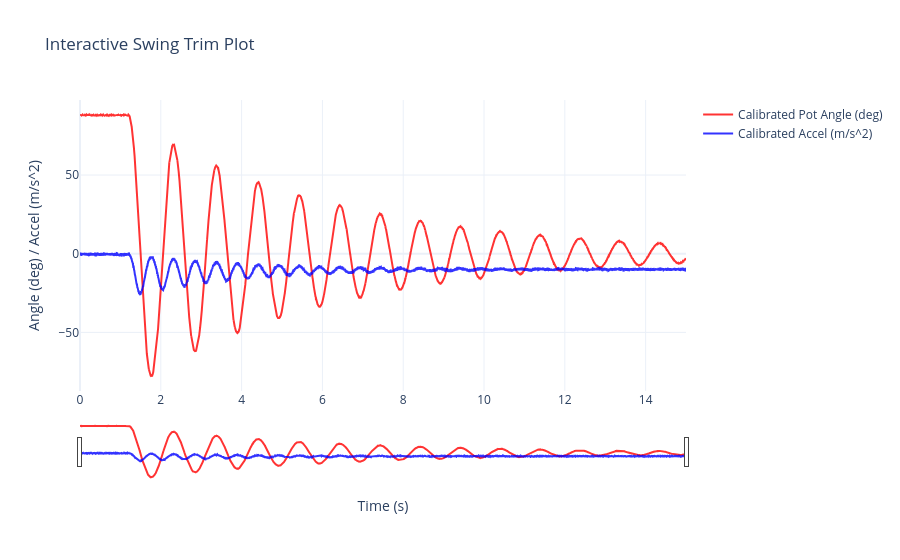

The notebook cell this image was saved under:
### Markdown cell above
## Part 6 — Post-processing

Load both calibrations, trim to release with the deviation-from-hold
detector, differentiate with `np.gradient`, remove gravity, compare.

### Code cell
# Pot calibration from Lab 02 (synthetic copy shipped in ../Data/ for TAs)
pot_coeffs = np.loadtxt('../Data/calibration_coeffs.csv',
                        delimiter=',', comments='#')
acc_coeffs = np.loadtxt('../Data/accel_calibration_coeffs.csv',
                        delimiter=',', comments='#')

swing = pd.read_csv('../Data/FirstName_LastName_Lab03_Swing.csv', skiprows=6)
t_raw = swing.iloc[:, 0].values
v_pot = swing.iloc[:, 1].values
v_acc = swing.iloc[:, 2].values

angle_deg = np.polyval(pot_coeffs, v_pot)
accel_ms2 = np.polyval(acc_coeffs, v_acc)

# Interactive trim plot (manual, 'Trimming your data'): hover for index
import plotly.graph_objects as go

fig = go.Figure()
fig.add_trace(go.Scatter(
    x=t_raw, y=angle_deg, mode='lines',
    name='Calibrated Pot Angle (deg)', line=dict(color='red'), opacity=0.8,
    customdata=list(range(len(t_raw))),
    hovertemplate='idx=%{customdata}<br>t=%{x:.4f} s<br>angle=%{y:.2f} deg<extra></extra>'
))
fig.add_trace(go.Scatter(
    x=t_raw, y=accel_ms2, mode='lines',
    name='Calibrated Accel (m/s^2)', line=dict(color='blue'), opacity=0.8,
    customdata=list(range(len(t_raw))),
    hovertemplate='idx=%{customdata}<br>t=%{x:.4f} s<br>accel=%{y:.3f} m/s^2<extra></extra>'
))
fig.update_layout(
    title='Interactive Swing Trim Plot',
    xaxis_title='Time (s)', yaxis_title='Angle (deg) / Accel (m/s^2)',
    xaxis=dict(rangeslider=dict(visible=True)),
    template='plotly_white'
)
fig.show()

### Figure 1 — Plotly figure (JSON) as saved in the notebook; plotly's stock layout.template omitted (floating-point values rounded to 4 significant figures; data arrays with more than 128 entries replaced by an {"elided": "..."} marker saying what was removed)
{"data": [{"customdata": {"elided": "15000 int values"}, "hovertemplate": "idx=%{customdata}<br>t=%{x:.4f} s<br>angle=%{y:.2f} deg<extra></extra>", "line": {"color": "red"}, "mode": "lines", "name": "Calibrated Pot Angle (deg)", "opacity": 0.8, "type": "scatter", "x": {"elided": "15000 float values"}, "y": {"elided": "15000 float values"}}, {"customdata": {"elided": "15000 int values"}, "hovertemplate": "idx=%{customdata}<br>t=%{x:.4f} s<br>accel=%{y:.3f} m/s^2<extra></extra>", "line": {"color": "blue"}, "mode": "lines", "name": "Calibrated Accel (m/s^2)", "opacity": 0.8, "type": "scatter", "x": {"elided": "15000 float values"}, "y": {"elided": "15000 float values"}}], "layout": {"title": {"text": "Interactive Swing Trim Plot"}, "xaxis": {"rangeslider": {"visible": true}, "title": {"text": "Time (s)"}}, "yaxis": {"title": {"text": "Angle (deg) / Accel (m/s^2)"}}}}
